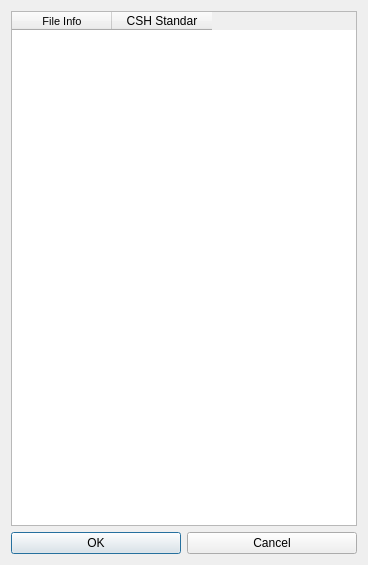
<?xml version="1.0" encoding="UTF-8"?>
<ui version="4.0">
 <class>FileInfoFieldMapping</class>
 <widget class="QDialog" name="FileInfoFieldMapping">
  <property name="geometry">
   <rect>
    <x>0</x>
    <y>0</y>
    <width>368</width>
    <height>565</height>
   </rect>
  </property>
  <property name="windowTitle">
   <string>Dialog</string>
  </property>
  <layout class="QVBoxLayout" name="verticalLayout">
   <item>
    <widget class="QTableWidget" name="tableWidget">
     <property name="dragEnabled">
      <bool>false</bool>
     </property>
     <column>
      <property name="text">
       <string>File Info</string>
      </property>
      <property name="font">
       <font>
        <pointsize>8</pointsize>
       </font>
      </property>
     </column>
     <column>
      <property name="text">
       <string>CSH Standar</string>
      </property>
     </column>
    </widget>
   </item>
   <item>
    <layout class="QHBoxLayout" name="horizontalLayout">
     <property name="sizeConstraint">
      <enum>QLayout::SetDefaultConstraint</enum>
     </property>
     <item>
      <widget class="QPushButton" name="pushButton_2">
       <property name="text">
        <string>OK</string>
       </property>
      </widget>
     </item>
     <item>
      <widget class="QPushButton" name="pushButton">
       <property name="text">
        <string>Cancel</string>
       </property>
      </widget>
     </item>
    </layout>
   </item>
  </layout>
 </widget>
 <resources/>
 <connections/>
</ui>
